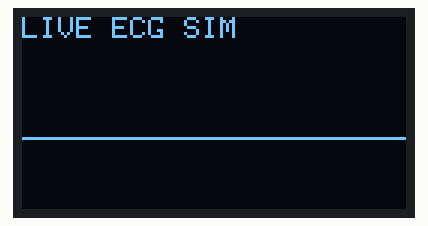
The sketch below on a simulated Arduino Uno, built with avr-gcc and run on an emulated ATmega328P. Parts: 128×64 one-colour display.

Above: at 0.13 s.
At 5.02 s:
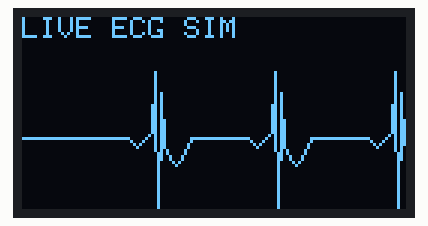
At 10.04 s:
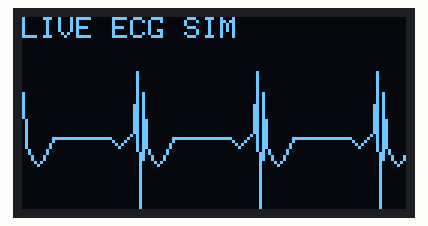
At 19.97 s:
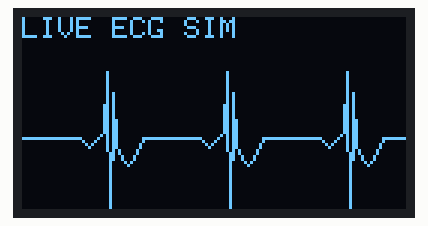
At 29.9 s:
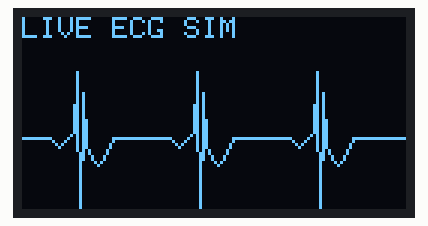
At 39.94 s:
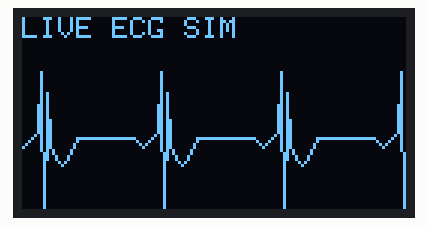

The sketch:

OLEDTest.ino
```cpp
#include <Wire.h>
#include <Adafruit_GFX.h>
#include <Adafruit_SSD1306.h>

#define SCREEN_WIDTH 128
#define SCREEN_HEIGHT 64
Adafruit_SSD1306 display(SCREEN_WIDTH, SCREEN_HEIGHT, &Wire, -1);

// one heartbeat cycle: flat -> P wave -> sharp QRS spike -> T wave -> flat
const int8_t beatPattern[] = {
  0,0,0,1,2,3,2,1,0,-1,-2,-22,30,-15,2,4,
  6,8,9,8,6,4,2,0,0,0,0,0,0,0,0,0,
  0,0,0,0,0,0,0,0
};
const int patternLen = sizeof(beatPattern) / sizeof(beatPattern[0]);
int patternIndex = 0;

int buf[SCREEN_WIDTH];
const int baseline = 40;

void setup() {
  display.begin(SSD1306_SWITCHCAPVCC, 0x3C);
  for (int i = 0; i < SCREEN_WIDTH; i++) buf[i] = baseline;
}

void loop() {
  // scroll buffer left, append next sample from the pattern
  for (int i = 0; i < SCREEN_WIDTH - 1; i++) buf[i] = buf[i + 1];
  buf[SCREEN_WIDTH - 1] = baseline + beatPattern[patternIndex];
  patternIndex = (patternIndex + 1) % patternLen;

  display.clearDisplay();
  display.setTextSize(1);
  display.setCursor(0, 0);
  display.print("LIVE ECG SIM");

  for (int i = 0; i < SCREEN_WIDTH - 1; i++) {
    display.drawLine(i, buf[i], i + 1, buf[i + 1], SSD1306_WHITE);
  }
  display.display();
  delay(15); // controls scroll speed / "heart rate" - lower = faster
}
```
